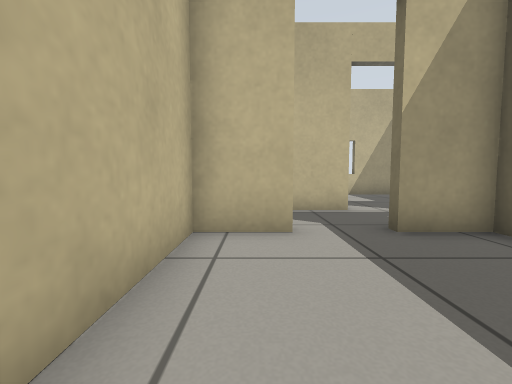
View 1 (above)

20 first-person views from a walk through a robot-simulator world made for Gazebo. The camera is 0.5 m above the floor, tilts 4° down and sees 90° across. The floor is counted in squares, 0.5 m on a side. Each view is taken from the middle of a square. On the plan, view 1 faces up. The plan holds only what a view shows up to about 11 squares ahead; the rest is blank. The place goes on beyond the plan.

View 2
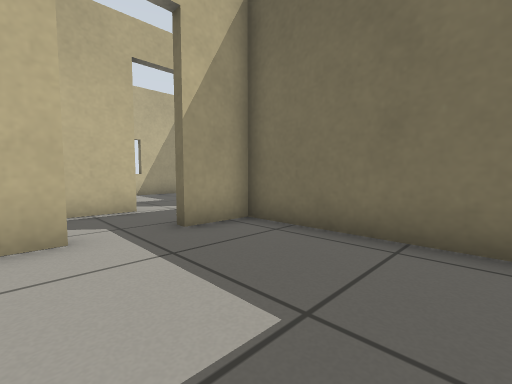

View 3
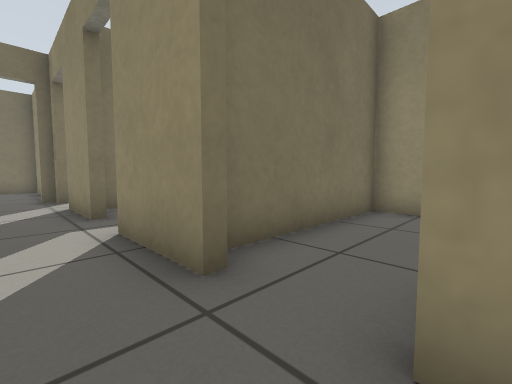

View 4
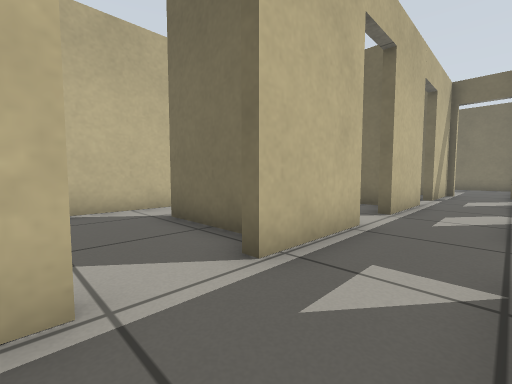

View 5
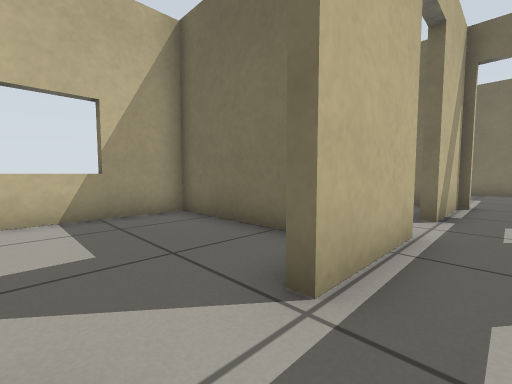

View 6
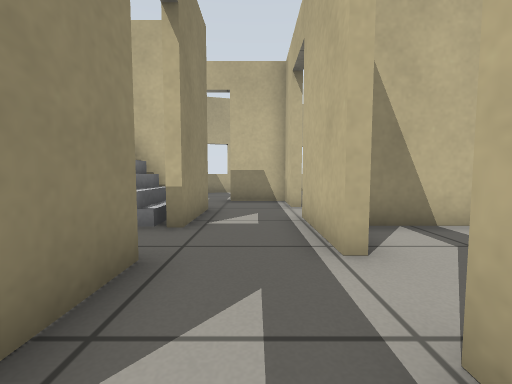

View 7
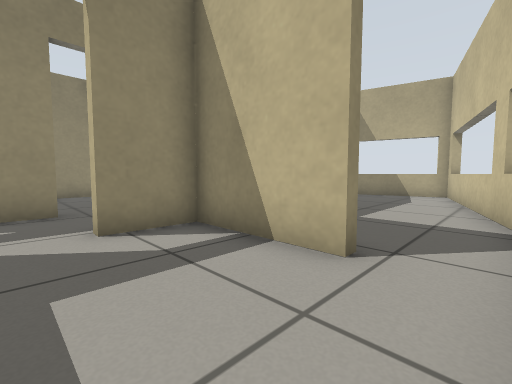

View 8
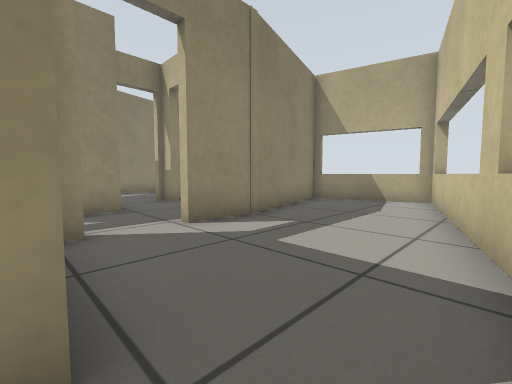

View 9
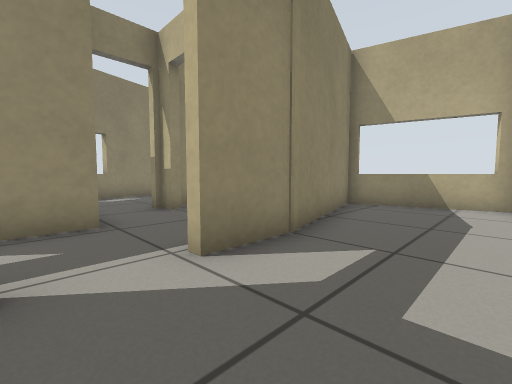

View 10
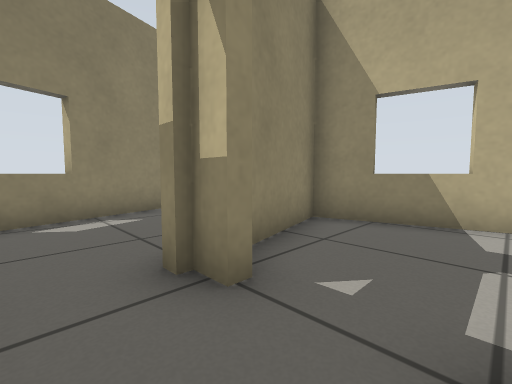

View 11
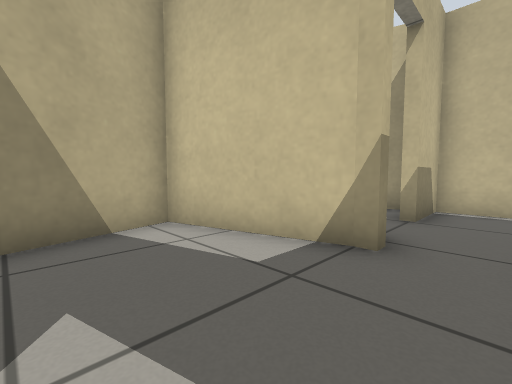

View 12
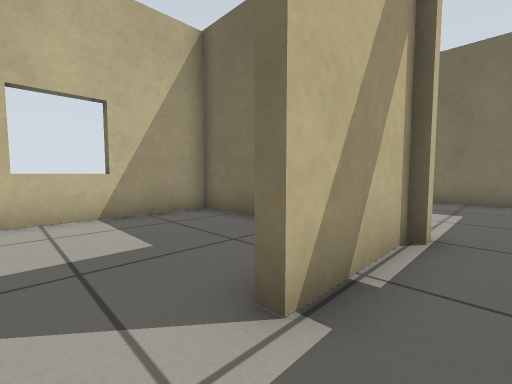

View 13
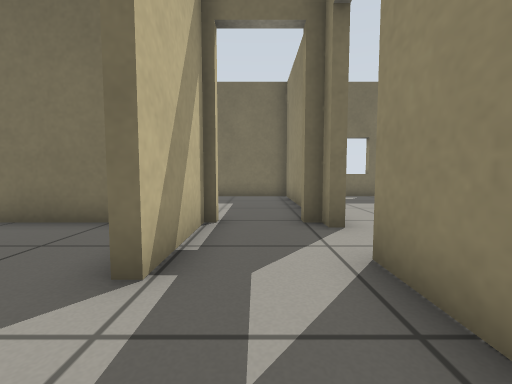

View 14
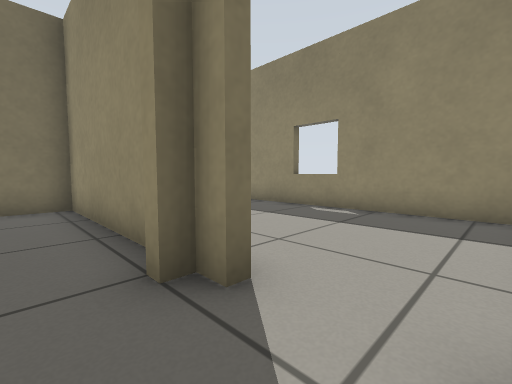

View 15
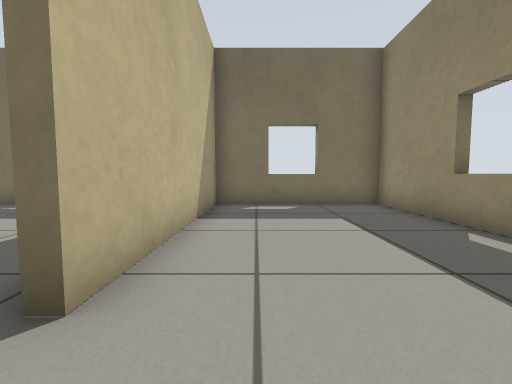

View 16
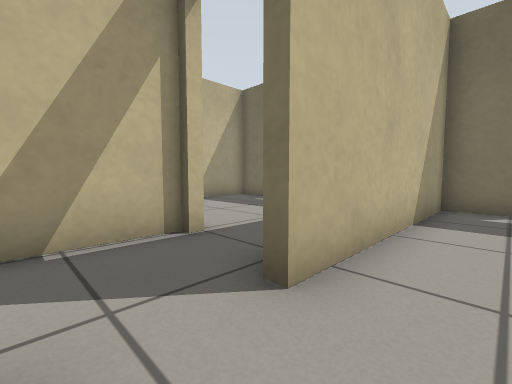

View 17
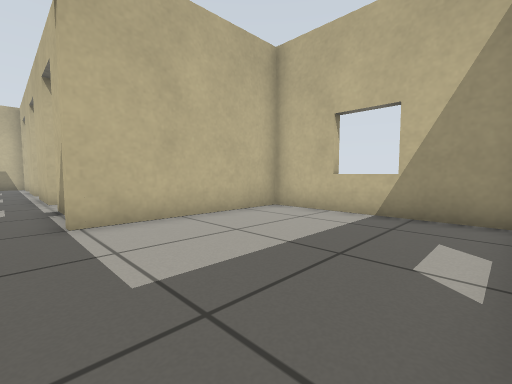

View 18
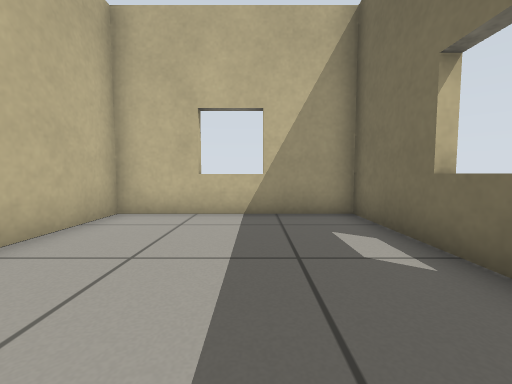

View 19
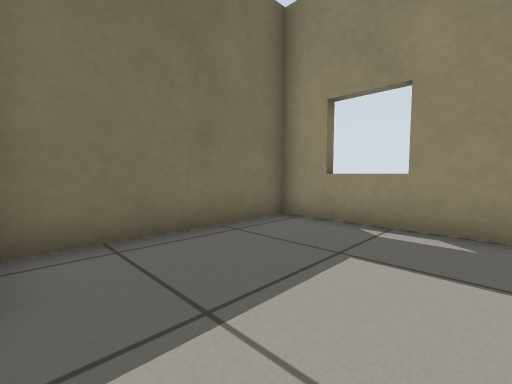

View 20
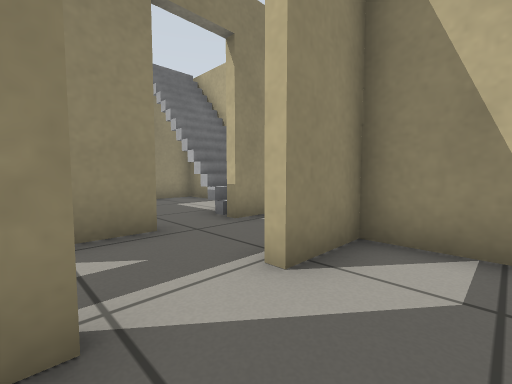

### Floor plan
Key: @ floor where view 1 was taken; # wall or solid block; . floor; / step, stairs or slope; D open door; S stairs.
Columns run from 14 left of view 1 to 14 right of it. Each row starts with its distance up from view 1.
 13         #####################
 12    #### ........#....#......#
 11 ####............#....#......#
 10 #.........#.....#....#......#
  9 #.........#.....#....#......#
  8 #.........#.....#....#......#
  7 #.######DD##DD###DD###......#
  6 ###  #...............D......#
  5  #...D..###DD##DD##DDD#######
  4  #...DD.S /DD#.DD.#DD.......#
  3  #...#DD# /..#....#.........#
  2  #####.D# /..#....#.........#
  1   #.....# /..#....#.........#
  0   #.....S//..#@...#.........#
 -1   #.....#####################
 -2     #####

Positions as (right, up) in squares from view 1, and headings:
1: (0, 0), facing up
2: (0, 0), facing up-right
3: (-4, 6), facing down-right
4: (-7, 5), facing up-right
5: (-2, 6), facing up-right
6: (1, 6), facing left
7: (-1, 12), facing down-left
8: (-4, 12), facing down-left
9: (-5, 10), facing down-left
10: (-7, 5), facing down-left
11: (-7, -1), facing up-left
12: (3, 6), facing up-right
13: (2, 6), facing right
14: (5, 6), facing down-right
15: (5, 3), facing right
16: (5, 3), facing up-right
17: (13, 6), facing up-left
18: (11, 6), facing up
19: (0, 4), facing down-right
20: (0, 9), facing down-left
